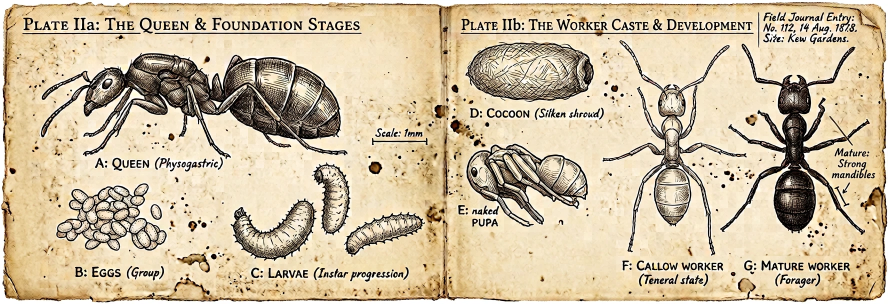
#> input picture reference/album/lasius_niger_plate_II.webp, 1776 x 608 px, found by its file name (shown at 1/2 size); its folder holds only this picture in this run
$ python make_album.py ../../reference/album
#> lines starting #> are read from the running program, lines starting #| are printed output that depends on the picture; after the words box and inside, x2 and y2 are one past the last pixel; in counts of white or black regions, pixels touching at a corner belong together
"""The ant album's pictures and the colony bar's sketch, from the keeper's plate (reference/album/<species>_plate_II.webp,
the keeper's picture, 2026-11-12): the plate cut in its two halves (assets/ui/album/<species>_a.webp: the queen and
the brood, b: the workers), and the queen alone as ink on nothing (assets/ui/album/<species>_queen.png: the paper
made see-through by how dark each pixel is, the stains - small blots apart from the drawing - taken out).
Usage: python tools/ui/make_album.py <project root>"""
import sys
from collections import deque
import numpy as np
from PIL import Image

root = sys.argv[1]
SP = "lasius_niger"
im = Image.open("%s/reference/album/%s_plate_II.webp" % (root, SP)).convert("RGB")
#> im is the input picture: PIL image 1776x608 RGB; mean R, G, B 206.6, 190, 160.6
w, h = im.size
#> w = 1776; h = 608


def cut_white(half):
    """the white page round the torn plate made see-through (the keeper, 2026-11-13: "the white border in the album"):
    near-white reached from the edge without crossing the plate's paper, faded over a few levels."""
    a = np.asarray(half).astype(np.float64)
    lum = a.mean(axis=2)
    sat = a.max(axis=2) - a.min(axis=2)
    white = (lum > 228) & (sat < 22)
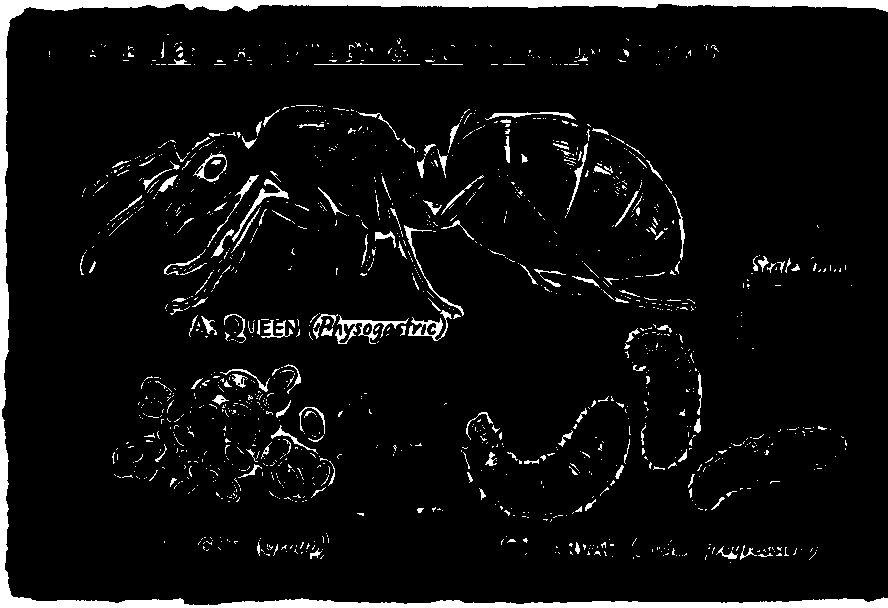
#> white: shape (608, 888) bool; 5.8% white; 1331 white regions (1163 under 20 px), largest, box (x1, y1, x2, y2) and area: (0, 0, 888, 608) 16361, (335, 315, 409, 344) 550, (408, 310, 452, 341) 405
    H2, W2 = white.shape
#> H2 = 608; W2 = 888
    out = np.zeros_like(white)
    dq = deque((y, x) for y in range(H2) for x in (0, W2 - 1) if white[y, x])
    dq.extend((y, x) for x in range(W2) for y in (0, H2 - 1) if white[y, x])
    for y, x in dq:
        out[y, x] = True
#> this loop made 2406 passes
#> (y, x) on passes 1 to 3: (0, 0), (0, 887), (1, 0)
#> out: shape (608, 888) bool; 0.44% white in thin lines or dots
    while dq:
        cy, cx = dq.popleft()
        for dy, dx in ((1, 0), (-1, 0), (0, 1), (0, -1)):
            ny, nx = cy + dy, cx + dx
            if 0 <= ny < H2 and 0 <= nx < W2 and white[ny, nx] and not out[ny, nx]:
                out[ny, nx] = True
                dq.append((ny, nx))
#> this loop made 16365 passes
#> out: shape (608, 888) bool; 3% white; 1 white region, box (x1, y1, x2, y2) and area: (0, 0, 888, 608) 16361
    alpha = np.where(out, 0.0, 255.0)
    # (a pixel next to the cut-away: half see-through, so the torn edge is not jagged)
    edge = np.zeros_like(out)
    edge[1:, :] |= out[:-1, :]
#> edge: shape (608, 888) bool; 2.9% white; 1 white region, box (x1, y1, x2, y2) and area: (0, 1, 888, 608) 15473
    edge[:-1, :] |= out[1:, :]
    edge[:, 1:] |= out[:, :-1]
#> edge: shape (608, 888) bool; 3.5% white; 1 white region, box (x1, y1, x2, y2) and area: (0, 0, 888, 608) 18696
    edge[:, :-1] |= out[:, 1:]
#> edge: shape (608, 888) bool; 3.5% white; 1 white region, box (x1, y1, x2, y2) and area: (0, 0, 888, 608) 18697
    alpha[edge & ~out] = 150.0
#> alpha: shape (608, 888) float64; min 0, max 255, mean 246.8
    return Image.fromarray(np.dstack([a, alpha]).astype(np.uint8), "RGBA")


cut_white(im.crop((0, 0, w // 2, h))).save("%s/assets/ui/album/%s_a.webp" % (root, SP), quality=92)
cut_white(im.crop((w // 2, 0, w, h))).save("%s/assets/ui/album/%s_b.webp" % (root, SP), quality=92)
#> in cut_white (call 2), `white = (lum > 228) & (sat < 22)`: white: shape (608, 888) bool; 5.7% white; 1593 white regions (1395 under 20 px), largest, box (x1, y1, x2, y2) and area: (0, 0, 888, 608) 14693, (80, 402, 112, 452) 368, (641, 53, 664, 84) 260
#> the loop in cut_white (call 2), `for y, x in dq:` made 2406 passes
#> after the loop in cut_white (call 2), `for y, x in dq:`: out: shape (608, 888) bool; 0.44% white in thin lines or dots
#> the loop in cut_white (call 2), `while dq:` made 14697 passes
#> after the loop in cut_white (call 2), `while dq:`: out: shape (608, 888) bool; 2.7% white; 1 white region, box (x1, y1, x2, y2) and area: (0, 0, 888, 608) 14693
#> in cut_white (call 2), `edge[1:, :] |= out[:-1, :]`: edge: shape (608, 888) bool; 2.6% white; 1 white region, box (x1, y1, x2, y2) and area: (0, 1, 888, 608) 13805
#> in cut_white (call 2), `edge[:, 1:] |= out[:, :-1]`: edge: shape (608, 888) bool; 3.1% white; 1 white region, box (x1, y1, x2, y2) and area: (0, 0, 888, 608) 16531
#> in cut_white (call 2), `edge[:, :-1] |= out[:, 1:]`: edge: shape (608, 888) bool; 3.2% white; 1 white region, box (x1, y1, x2, y2) and area: (0, 0, 888, 608) 17025
#> in cut_white (call 2), `alpha[edge & ~out] = 150.0`:
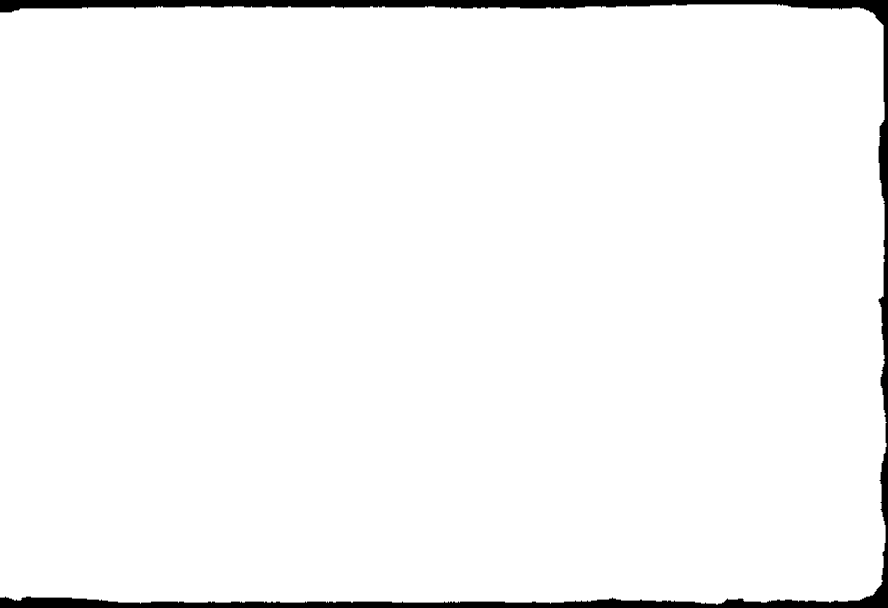
#> alpha: shape (608, 888) float64; min 0, max 255, mean 247.6

q = np.asarray(im.crop((52, 90, 705, 300))).astype(np.float64)
lum = q @ np.array([0.299, 0.587, 0.114])
#> lum: shape (210, 653) float64
alpha = np.clip((205.0 - lum) / 140.0, 0.0, 1.0)
#> alpha: shape (210, 653) float64
# blots apart from the drawing: groups of inked pixels (alpha > 0.25) smaller than MIN_BLOB, and the label's letters
MIN_BLOB = 400
ink = alpha > 0.25
#> ink: shape (210, 653) bool; 35.6% white; 122 white regions (103 under 20 px), largest, box (x1, y1, x2, y2) and area: (30, 16, 630, 210) 47131, (152, 67, 173, 89) 292, (284, 177, 297, 192) 140
seen = np.zeros_like(ink)
H, W = ink.shape
#> H = 210; W = 653
for y in range(H):
    for x in range(W):
        if ink[y, x] and not seen[y, x]:
            group = []
            dq = deque([(y, x)])
            seen[y, x] = True
            while dq:
                cy, cx = dq.popleft()
                group.append((cy, cx))
                for dy in (-1, 0, 1):
                    for dx in (-1, 0, 1):
                        ny, nx = cy + dy, cx + dx
                        if 0 <= ny < H and 0 <= nx < W and ink[ny, nx] and not seen[ny, nx]:
                            seen[ny, nx] = True
                            dq.append((ny, nx))
            if len(group) < MIN_BLOB:
                for cy, cx in group:
                    alpha[cy, cx] = 0.0
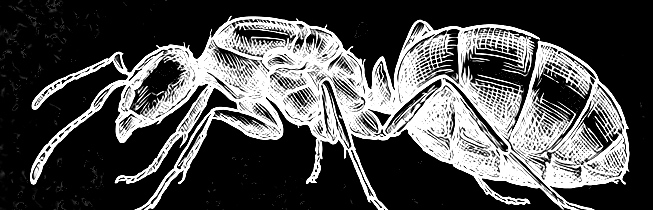
#> alpha: shape (210, 653) float64; min 0, max 1, mean 0.304
# faint paper left between: below 0.12 nothing
alpha[alpha < 0.12] = 0.0
#> alpha: shape (210, 653) float64; 3.08% of pixels changed, all inside (x1, y1, x2, y2) = (0, 0, 645, 210)
# the paper inside the drawing (the eye's pale oval, the light on the gaster) is part of it: whatever the paper round
# it cannot reach without crossing ink is filled in, opaque (the keeper, 2026-11-12: "I cannot see its eye")
ink = alpha > 0.3
#> ink: shape (210, 653) bool; 33.7% white; 12 white regions (8 under 20 px), largest, box (x1, y1, x2, y2) and area: (30, 16, 630, 210) 45923, (133, 86, 151, 111) 103, (470, 54, 490, 62) 50, (502, 69, 528, 76) 39
outside = np.zeros_like(ink)
dq = deque()
for y in range(H):
    for x in (0, W - 1):
        if not ink[y, x] and not outside[y, x]:
            outside[y, x] = True
            dq.append((y, x))
#> outside: shape (210, 653) bool; 0.31% white in thin lines or dots
for x in range(W):
    for y in (0, H - 1):
        if not ink[y, x] and not outside[y, x]:
            outside[y, x] = True
            dq.append((y, x))
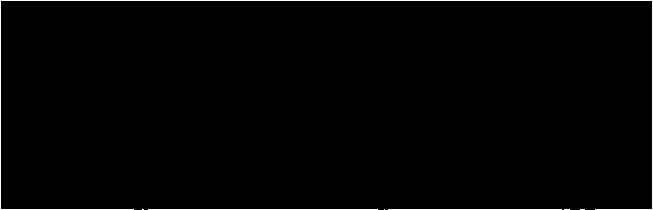
#> outside: shape (210, 653) bool; 1.2% white in thin lines or dots
while dq:
    cy, cx = dq.popleft()
    for dy, dx in ((1, 0), (-1, 0), (0, 1), (0, -1)):
        ny, nx = cy + dy, cx + dx
        if 0 <= ny < H and 0 <= nx < W and not ink[ny, nx] and not outside[ny, nx]:
            outside[ny, nx] = True
            dq.append((ny, nx))
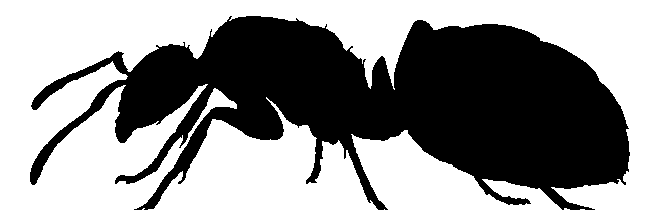
#> outside: shape (210, 653) bool; 56% white; 1 black region, box (x1, y1, x2, y2) and area: (30, 16, 630, 210) 60285
inside = ~outside & ~ink
#> inside: shape (210, 653) bool; 10.3% white; 977 white regions (902 under 20 px), largest, box (x1, y1, x2, y2) and area: (462, 30, 539, 133) 1880, (532, 68, 592, 150) 1733, (130, 57, 186, 115) 1211
alpha[inside] = 1.0
#> alpha: shape (210, 653) float64; min 0, max 1, mean 0.401
# the ink: the drawing's own colours, darkened a little (sepia on the cream sheet)
rgb = np.clip(q * 0.8, 0, 255)
rgb[inside] = np.clip(q[inside] * 1.02, 0, 255)          # (the paper within keeps its own light colour)
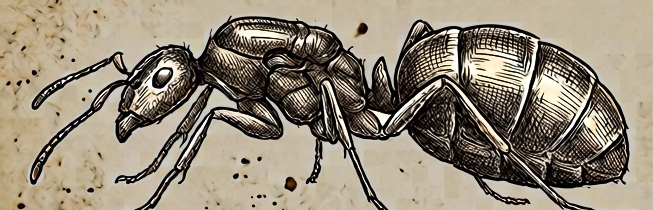
#> rgb: shape (210, 653, 3) float64; mean R, G, B 148, 137.4, 120.3
out = np.dstack([rgb, alpha * 255.0]).astype(np.uint8)
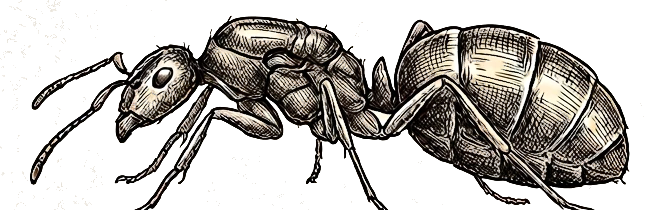
#> out: shape (210, 653, 4); mean R, G, B, A 147.6, 137, 119.9, 102.2; transparent parts drawn white
Image.fromarray(out, "RGBA").save("%s/assets/ui/album/%s_queen.png" % (root, SP))
print("album pictures made:", w // 2, "x", h, "each; queen", W, "x", H)
#| album pictures made: 888 x 608 each; queen 653 x 210
